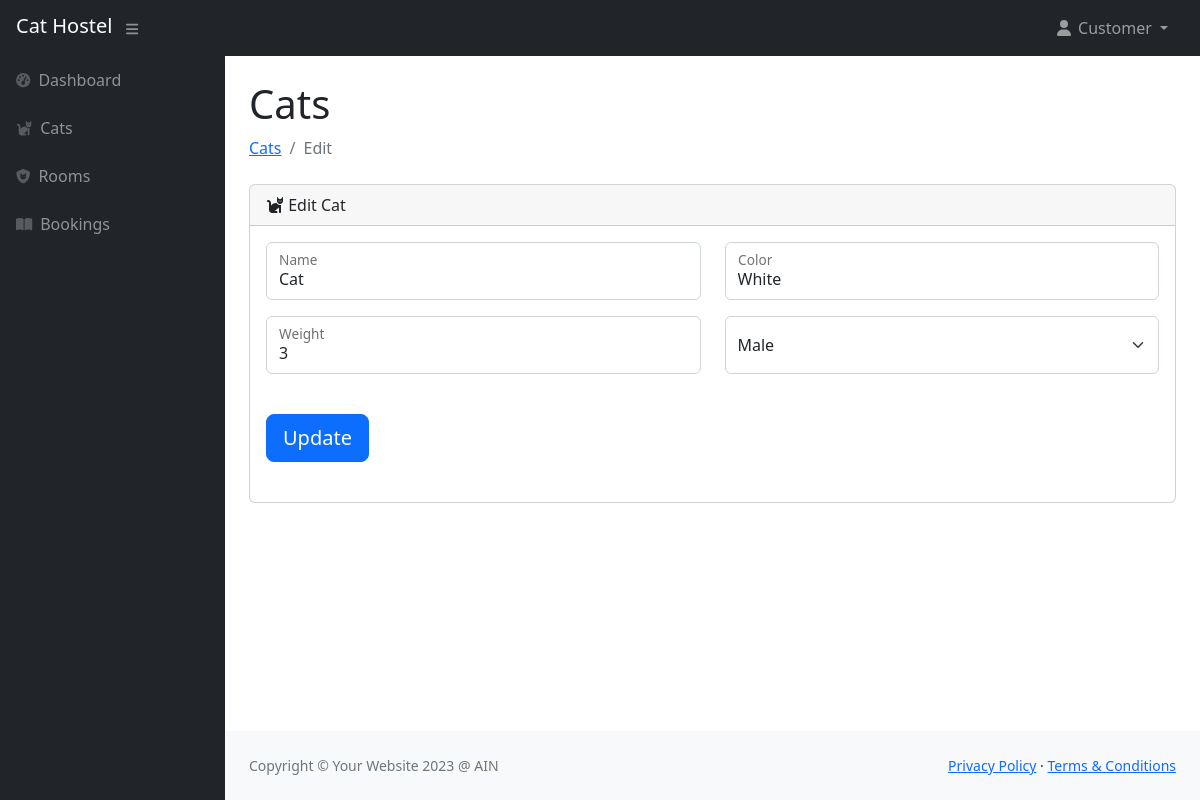
/cats_edit.php?cat_id=2 (signed in), run on an earlier commit of the app's database.
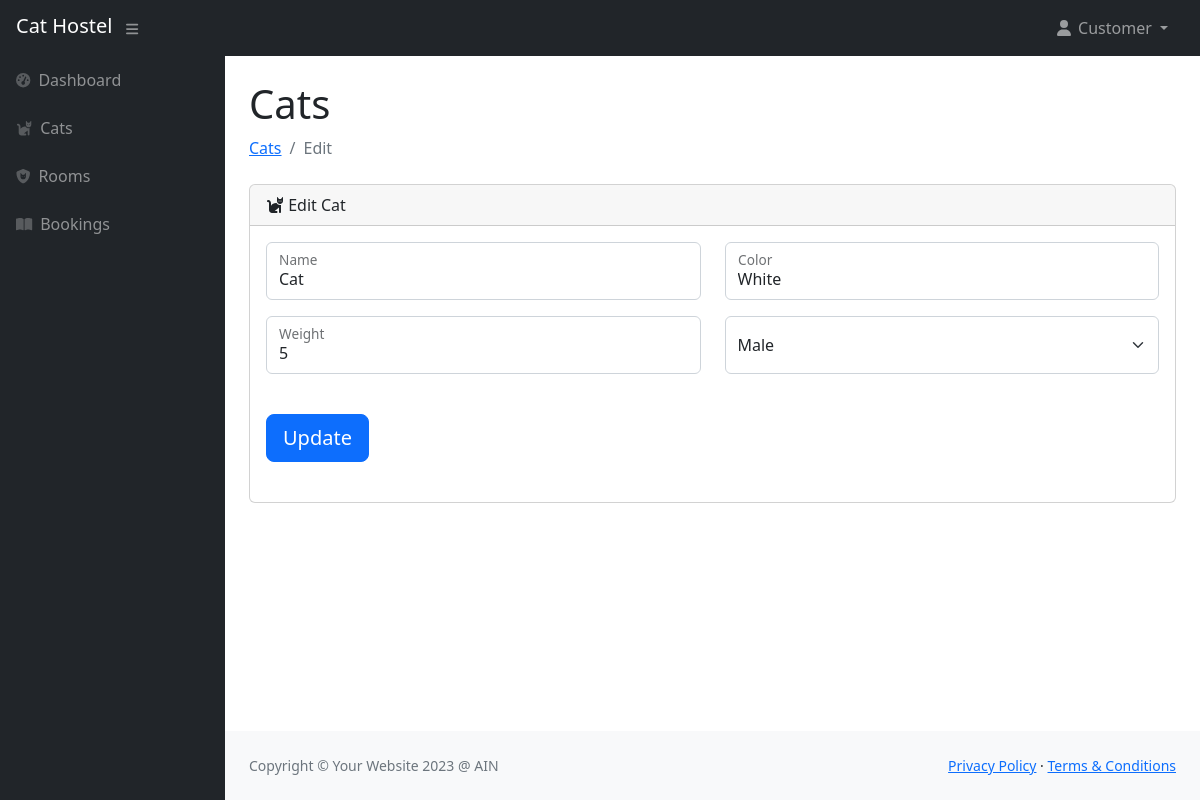
And on a later commit of the database.
### tables this page shows
CREATE TABLE `Cat` (
  `cat_id` int NOT NULL,
  `user_id` int NOT NULL,
  `cat_name` varchar(50) NOT NULL,
  `cat_gender` varchar(10) NOT NULL,
  `cat_color` varchar(15) NOT NULL,
  `cat_weight` int NOT NULL
);

### cats_edit.php (the view, shortened to what this page needs)
<?php
include 'layout/user/header_user.php';
if (isset($_GET['cat_id'])) {
  $cat_id = $_GET['cat_id'];
  $sql = "SELECT * FROM cat WHERE cat_id='{$cat_id}'";
  $result = mysqli_query($conn, $sql);
  $row  = mysqli_fetch_array($result);
}
?>
<div id="layoutSidenav_content">
  <main>
    <div class="container-fluid px-4">
      <h1 class="mt-4">Cats</h1>
      <ol class="breadcrumb mb-4">
        <li class="breadcrumb-item"><a href="/cats.php">Cats</a></li>
        <li class="breadcrumb-item active">Edit</li>
      </ol>
      <?php
      if (is_array($row)) {
      ?>
        <div class="card mb-4">
          <div class="card-header">
            <i class="fa-solid fa-cat"></i>
            Edit Cat
          </div>
          <div class="card-body">
            <form action="cats_edit.php" method="POST">
              <div class="row">
                <div class="col">
                  <div class="form-floating mb-3">
                    <input class="form-control" id="name" name="name" type="text" placeholder="Name" required value="<?php echo $row["cat_name"] ?>" />
                    <label for="name">Name</label>
                  </div>
                </div>
                <div class="col">
                  <div class="form-floating mb-3">
                    <input class="form-control" id="color" name="color" type="text" placeholder="Color" required value="<?php echo $row["cat_color"] ?>" />
                    <label for="color">Color</label>
                  </div>
                </div>
              </div>
              <div class="row">
                <div class="col">
                  <div class="form-floating mb-3">
                    <input class="form-control" id="weight" name="weight" type="text" placeholder="Weight" required value="<?php echo $row["cat_weight"] ?>" />
                    <label for="weight">Weight</label>
                  </div>
                </div>
                <div class="col">
                  <select class="form-select form-floating mb-3 py-3" name="gender" aria-label="Select gender" required>
                    <option value="Male" <?php if ($row["cat_gender"] == "Male") echo "selected"; ?>>Male</option>
                  </select>
                </div>
              </div>
              <div class="d-flex align-items-center justify-content-start mt-4 mb-4">
                <button class="btn btn-primary btn-lg" type="submit" name="update-button">Update</button>
              </div>
            </form>
          </div>
        </div>
      <?php
      }
      ?>
    </div>
  </main>
  <?php
  include 'layout/user/footer_user.php';
  ?>

What changed in the data, as far as the page shows it:
changed cat "Cat": weight "3" → "5"
